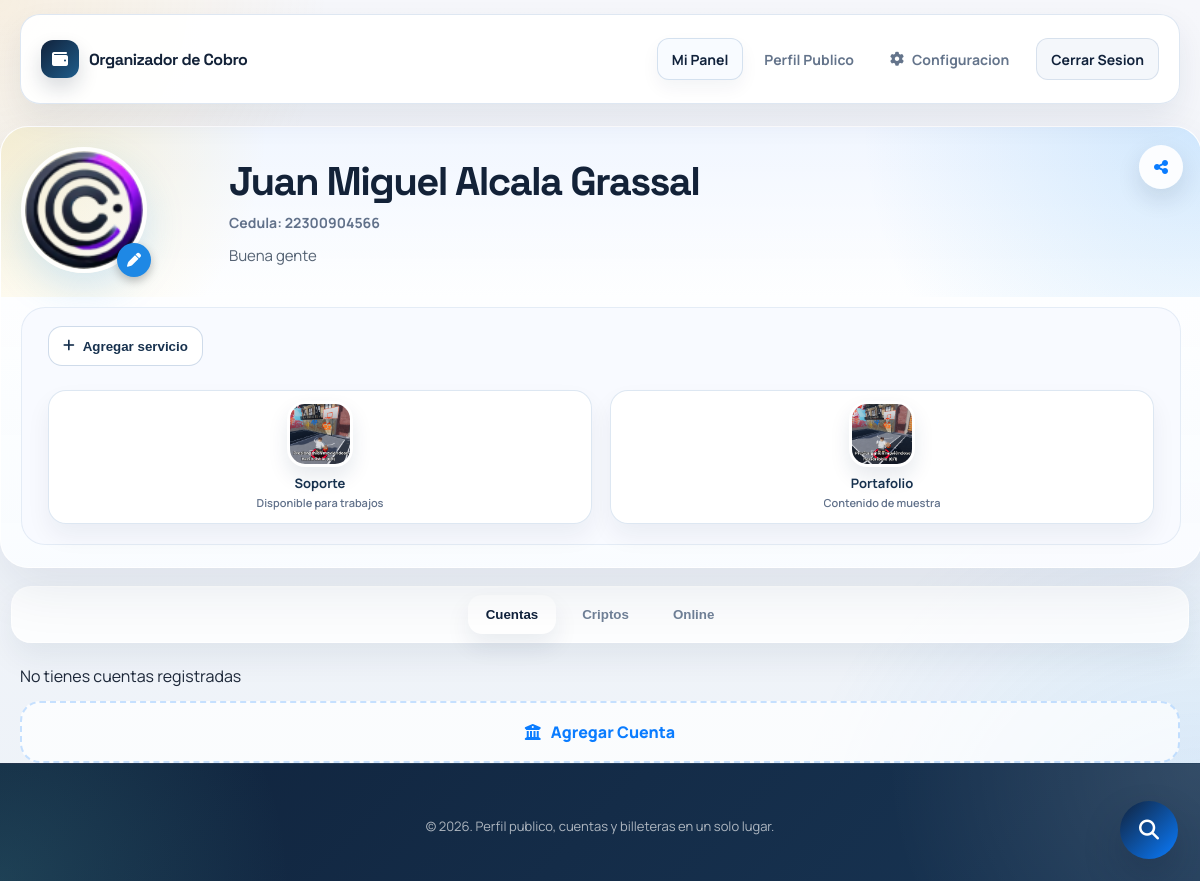
Page / (signed in) on the committed database.
### tables this page shows
CREATE TABLE `usuarios` (
  `id` int NOT NULL AUTO_INCREMENT,
  `nombres` varchar(100) NOT NULL,
  `apellidos` varchar(100) NOT NULL,
  `email` varchar(150) NOT NULL,
  `numero` varchar(20) DEFAULT NULL,
  `password` varchar(255) NOT NULL,
  `fecha_registro` timestamp NULL DEFAULT CURRENT_TIMESTAMP,
  `imagen` varchar(200) NOT NULL DEFAULT 'perfil.png',
  `cedula` varchar(11) NOT NULL DEFAULT '00000000000',
  `resena_personal` varchar(200) NOT NULL DEFAULT 'Sin descripcion personal.',
  PRIMARY KEY (`id`),
  UNIQUE KEY `uk_usuarios_email` (`email`),
  UNIQUE KEY `uk_usuarios_numero` (`numero`)
);

CREATE TABLE `servicios` (
  `id` int NOT NULL AUTO_INCREMENT,
  `usuario_id` int NOT NULL,
  `imagen` varchar(255) DEFAULT NULL,
  `nombre_servicio` varchar(100) DEFAULT NULL,
  `resena` text,
  `enlace` varchar(255) DEFAULT NULL,
  PRIMARY KEY (`id`),
  KEY `idx_servicios_usuario_id` (`usuario_id`),
  CONSTRAINT `fk_servicios_usuario`
    FOREIGN KEY (`usuario_id`) REFERENCES `usuarios` (`id`)
    ON DELETE CASCADE
);

### index.php (called while the page is built, shortened)
<?php
require_once __DIR__ . '/includes/bootstrap.php';
$userId = (int) $_SESSION['user_id'];
$user = app_fetch_user_by_id($conn, $userId);
$collections = app_fetch_profile_collections($conn, $userId);
$banks = app_fetch_active_banks($conn);
$cryptoAssets = app_fetch_active_crypto_assets($conn);
$cryptoReferences = app_fetch_active_crypto_references($conn);
$paymentProviders = app_fetch_active_payment_providers($conn);
$publicHref = !empty($user['numero']) ? 'perfildecuentas.php?numero=' . rawurlencode((string) $user['numero']) : '#';
app_render_profile_header($user, $collections['servicios'], [
    'editable' => true,
    'share_title' => 'Perfil de ' . ($user['nombres'] ?? 'usuario'),
    'share_url' => $publicHref,
    'compact_empty_services' => true,
]);
app_render_profile_tabs();
app_render_accounts_section($collections['cuentas'], true);
app_render_dashboard_management_modals($user, $collections['pagos'], [
    'banks' => $banks,
    'crypto_assets' => $cryptoAssets,
    'crypto_references' => $cryptoReferences,
    'payment_providers' => $paymentProviders,
    'public_href' => $publicHref,
    'share_title' => 'Perfil de ' . ($user['nombres'] ?? 'usuario'),
    'counts' => [
        'servicios' => count($collections['servicios']),
        'cuentas' => count($collections['cuentas']),
        'criptos' => count($collections['criptos']),
        'pagos' => count($collections['pagos']),
    ],
]);

### helpers.php (called while the page is built, shortened)
<?php
function app_e(?string $value): string
{
    return htmlspecialchars((string) $value, ENT_QUOTES, 'UTF-8');
}
function app_asset_url(?string $value, array $folders = ['uploads', 'imagen'], string $fallback = 'imagen/perfil.png'): string
{
    $value = trim((string) $value);
    $normalized = str_replace('\\', '/', $value);
    if (str_contains($normalized, '/')) {
        return $normalized;
    }
    foreach ($folders as $folder) {
        $candidate = __DIR__ . DIRECTORY_SEPARATOR . $folder . DIRECTORY_SEPARATOR . $normalized;
        if (is_file($candidate)) {
            return $folder . '/' . $normalized;
        }
    }
    return $fallback;
}

### includes/app_data.php (called while the page is built, shortened)
<?php
function app_fetch_rows(mysqli $conn, string $sql): array
{
    $result = mysqli_query($conn, $sql);
    return $result ? mysqli_fetch_all($result, MYSQLI_ASSOC) : [];
}
function app_fetch_user_by_id(mysqli $conn, int $userId): ?array
{
    $stmt = mysqli_prepare($conn, "SELECT * FROM usuarios WHERE id = ?");
    mysqli_stmt_bind_param($stmt, "i", $userId);
    mysqli_stmt_execute($stmt);
    $result = mysqli_stmt_get_result($stmt);
    $user = $result ? mysqli_fetch_assoc($result) : null;
    return $user ?: null;
}
function app_fetch_profile_collections(mysqli $conn, int $userId): array
{
    return [
        'servicios' => app_fetch_rows($conn, "SELECT * FROM servicios WHERE usuario_id = {$userId} ORDER BY id DESC"),
        'cuentas' => app_fetch_rows(
            $conn,
            "SELECT cb.id, cb.usuario_id, cb.banco_id, cb.tipo_cuenta, cb.numero_cuenta, b.nombre AS banco, b.icono AS imagen, b.pais_id, p.nombre AS pais_nombre
             FROM cuentas_bancarias cb
             INNER JOIN bancos b ON b.id = cb.banco_id
             INNER JOIN paises p ON p.id = b.pais_id
             WHERE cb.usuario_id = {$userId}
             ORDER BY cb.id DESC"
        ),
        'criptos' => app_fetch_rows(
            $conn,
            "SELECT cw.id, cw.usuario_id, cw.cripto_activo_id, cw.referencia_cripto_id, rc.nombre AS referencia, rc.tipo AS referencia_tipo, cw.direccion, cw.memo_tag, ca.nombre AS moneda, ca.red, ca.icono AS imagen
             FROM cripto_wallets cw
             INNER JOIN cripto_activos ca ON ca.id = cw.cripto_activo_id
             LEFT JOIN referencias_cripto rc ON rc.id = cw.referencia_cripto_id
             WHERE cw.usuario_id = {$userId}
             ORDER BY cw.id DESC"
        ),
        'pagos' => app_fetch_rows(
            $conn,
            "SELECT po.id, po.usuario_id, po.proveedor_pago_online_id, po.enlace, ppo.nombre AS plataforma, ppo.icono AS imagen
             FROM pagos_online po
             INNER JOIN proveedores_pago_online ppo ON ppo.id = po.proveedor_pago_online_id
             WHERE po.usuario_id = {$userId}
             ORDER BY po.id DESC"
        ),
    ];
}

### includes/dashboard_components.php (the view, shortened to what this page needs)
<?php
function app_render_dashboard_management_modals(array $user, array $payments, array $options = []): void
{
    echo '<button type="button" class="search-float-btn js-open-modal" data-modal-target="searchModal"><i class="fa-solid fa-magnifying-glass"></i></button>';
}

### includes/profile_components.php (shortened to what this page needs)
<?php
function app_render_profile_header(array $user, array $services, array $options = []): void
{
    $editable = (bool) ($options['editable'] ?? false);
    $shareTitle = $options['share_title'] ?? ('Perfil de ' . ($user['nombres'] ?? 'usuario'));
    $shareUrl = $options['share_url'] ?? '';
    $compactEmptyServices = (bool) ($options['compact_empty_services'] ?? false);
    $profileImage = app_asset_url($user['imagen'] ?? 'perfil.png', ['uploads', 'imagen'], 'uploads/perfil.png');
    $fullName = trim(($user['nombres'] ?? '') . ' ' . ($user['apellidos'] ?? ''));
    $description = trim((string) ($user['resena_personal'] ?? ''));
    $hasServices = !empty($services);
    echo '<header class="header">';
    echo '<button type="button" class="share-page js-share-page" title="Compartir" data-share-title="' . app_e($shareTitle) . '" data-share-url="' . app_e((string) $shareUrl) . '">';
    echo '<i class="fa-solid fa-share-nodes"></i>';
    echo '</button>';
    echo '<div class="profile-hero">';
    echo '<div class="profile-header"><div class="profile-wrapper">';
    echo '<img src="' . app_e($profileImage) . '" class="profile-main js-open-profile-modal" alt="' . app_e($user['nombres'] ?? 'Perfil') . '">';
    if ($editable) {
        echo '<button type="button" class="edit-btn js-open-modal" data-modal-target="perfil" aria-label="Editar perfil">';
        echo '<i class="fa-solid fa-pen"></i>';
        echo '</button>';
    }
    echo '</div></div>';
    echo '<div class="profile-summary">';
    echo '<h1 class="profile-name">' . app_e($fullName !== '' ? $fullName : ($user['nombres'] ?? '')) . '</h1>';
    echo '<p class="profile-id">Cedula: ' . app_e($user['cedula'] ?? '') . '</p>';
    if ($description !== '') {
        echo '<p class="profile-description">' . app_e($description) . '</p>';
    }
    echo '</div></div>';
    if ($hasServices || $editable) {
        if ($compactEmptyServices && !$hasServices && $editable) {
            echo '<section class="mini-profiles-block mini-profiles-block--compact">';
            echo '<div class="mini-profiles-compact-row">';
            echo '<div class="mini-profiles-compact-copy">';
            echo '<button type="button" class="mini-profiles-compact-btn js-open-modal" data-modal-target="servicio"><i class="fa-solid fa-bolt"></i> Agregar acceso rapido</button>';
            echo '</div></section>';
        } else {
            echo '<section class="mini-profiles-block">';
            echo '<div class="section-heading">';
            if ($editable) {
                echo '<button type="button" class="services-add-btn js-open-modal" data-modal-target="servicio"><i class="fa-solid fa-plus"></i> Agregar servicio</button>';
            }
            echo '</div>';
            echo '<div class="mini-profiles-scroll">';
            foreach ($services as $servicio) {
                $serviceImage = app_asset_url($servicio['imagen'] ?? '', ['uploads', 'imagen'], 'imagen/perfil.png');
                $serviceTitle = trim((string) ($servicio['nombre_servicio'] ?? ''));
                $serviceText = trim((string) ($servicio['resena'] ?? ''));
                echo '<button type="button" class="mini-profile js-mini-profile"';
                echo ' data-service-id="' . (int) $servicio['id'] . '"';
                echo ' data-service-img="' . app_e($serviceImage) . '"';
                echo ' data-service-title="' . app_e($serviceTitle) . '"';
                echo ' data-service-text="' . app_e($serviceText) . '"';
                echo ' data-service-link="' . app_e($servicio['enlace'] ?? '') . '"';
                echo ' data-service-image-name="' . app_e($servicio['imagen'] ?? '') . '"';
                echo '>';
                echo '<span class="mini-profile__media"><img src="' . app_e($serviceImage) . '" alt="' . app_e($serviceTitle !== '' ? $serviceTitle : 'Servicio') . '"></span>';
                echo '<span class="mini-profile__body">';
                echo '<span class="mini-profile__title">' . app_e($serviceTitle) . '</span>';
                echo '<span class="mini-profile__meta">' . app_e($serviceText !== '' ? $serviceText : 'Toca para ver los detalles de este servicio.') . '</span>';
                echo '</span>';
                echo '</button>';
            }
            echo '</div></section>';
        }
    }
    echo '</header>';
}
function app_render_profile_tabs(): void
{
    echo <<<HTML
<nav class="tab-buttons">
  <button type="button" class="tablink active js-tab-trigger" data-tab-target="Cuentas">Cuentas</button>
  <button type="button" class="tablink js-tab-trigger" data-tab-target="Criptos">Criptos</button>
  <button type="button" class="tablink js-tab-trigger" data-tab-target="Pagos">Online</button>
</nav>
HTML;
}
function app_render_accounts_section(array $accounts, bool $editable = false): void
{
    echo '<main id="Cuentas" class="tabcontent is-active"><div class="cards">';
    if (!$accounts) {
        echo '<p>' . ($editable ? 'No tienes cuentas registradas' : 'Este usuario no tiene cuenta registrada') . '</p>';
    }
    if ($editable) {
        echo '<button type="button" class="card-add js-open-modal" data-modal-target="cuenta"><i class="fa-solid fa-building-columns"></i> Agregar Cuenta</button>';
    }
    echo '</div></main>';
}

### styles/app-shell.css (style rules this page uses)
:root { --shell-width: min(1160px, calc(100% - 32px)); --footer-bg: #10233c; --footer-text: rgba(255, 255, 255, 0.82); --page-bg: radial-gradient(circle at top left, rgba(255, 196, 87, 0.16), transparent 22%), radial-gradient(circle at bottom right, rgba(33, 150, 243, 0.14), transparent 28%), linear-gradient(180deg, #f6f7fb 0%, #edf2f8 100%); --page-text: #1c2738; --page-muted: #677489; --surface-elevated: rgba(255, 255, 255, 0.88); --surface-border: rgba(255, 255, 255, 0.8); }
body { margin: 0; color: var(--page-text); overflow-x: hidden; }
body.app-page { display: flex; flex-direction: column; min-height: 100vh; background: var(--page-bg); font-family: "Manrope", "Segoe UI", Arial, sans-serif; }

### styles/dashboard.css (style rules this page uses)
.app-page .share-page, .app-page .mini-profile, .app-page .add-circle, .app-page .card-add, .app-page .card-menu__trigger, .app-page .search-float-btn, .app-page .js-open-link { border: none; font: inherit; }
.app-page .mini-profile { background: transparent; }
.app-page .share-page { display: inline-flex; align-items: center; justify-content: center; }
.app-page .mini-profile { padding: 0; }
.app-page .search-float-btn { background: linear-gradient(135deg, #11223b 0%, #0a7cff 100%); box-shadow: 0 18px 36px rgba(17,34,59,.28); transition: transform .2s ease, box-shadow .2s ease; position: fixed; right: 22px; bottom: max(22px, env(safe-area-inset-bottom)); width: 58px; height: 58px; border-radius: 50%; display: inline-flex; align-items: center; justify-content: center; color: #fff; font-size: 20px; z-index: 999; }

### rows in the picture
usuarios: imagen (picture), nombres+apellidos "Juan Miguel Alcala Grassal", cedula "22300904566", resena_personal "Buena gente"
servicios: imagen (picture), nombre_servicio "Soporte", resena "Disponible para trabajos"
servicios: imagen (picture), nombre_servicio "Portafolio", resena "Contenido de muestra"

### other values in the picture
app_e($brand) "Organizador de Cobro"
app_e($link['label'] ?? '') "Mi Panel"
app_e($link['label'] ?? '') "Perfil Publico"
app_e($link['label'] ?? '') "Configuracion"
app_e($cta['label'] ?? '') "Cerrar Sesion"
